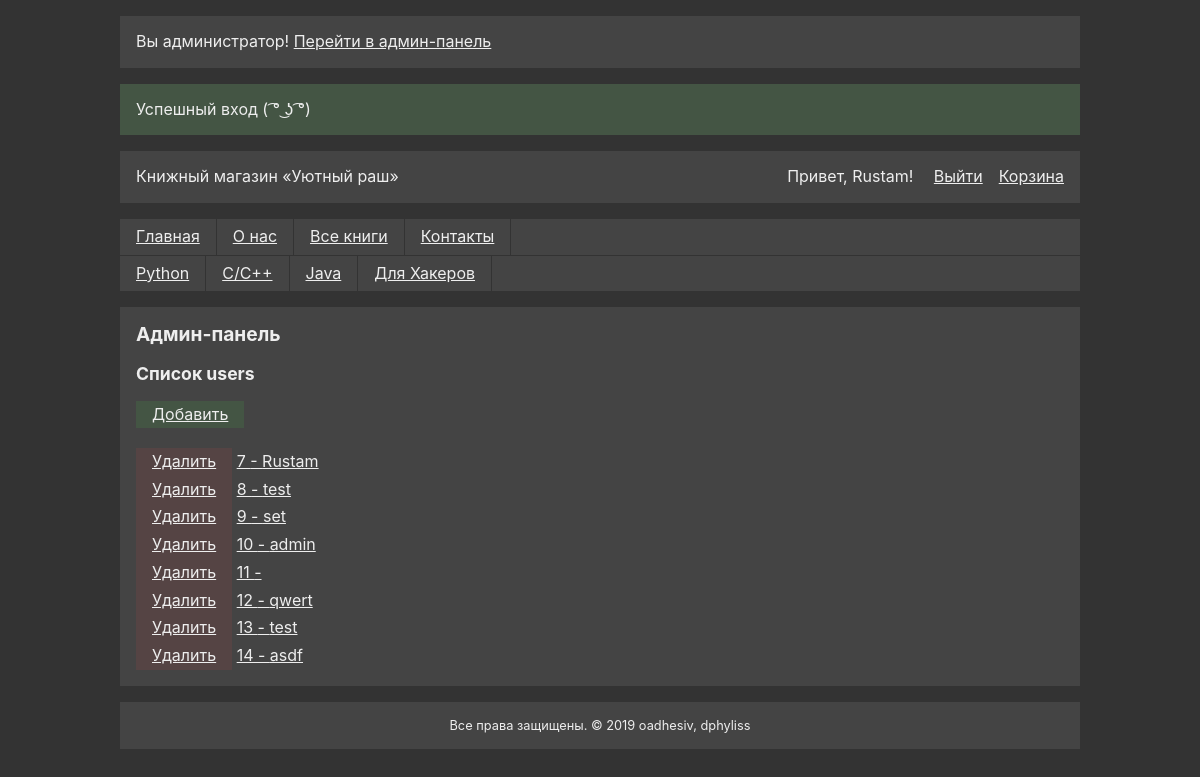
The app's page /admin.php?entity=users&action=list (signed in) with its own data.
### tables this page shows
CREATE TABLE IF NOT EXISTS `category` (
  `id` int(11) NOT NULL AUTO_INCREMENT COMMENT 'ID',
  `short` varchar(16) NOT NULL COMMENT 'Ключ',
  `name` text DEFAULT NULL COMMENT 'Имя',
  `description` text DEFAULT NULL COMMENT 'Описание',
  `created_at` timestamp NOT NULL DEFAULT current_timestamp() COMMENT 'Дата создания',
  `updated_at` timestamp NOT NULL DEFAULT current_timestamp() COMMENT 'Дата изменения',
  `active` int(1) NOT NULL DEFAULT 0 COMMENT 'Статус',
  PRIMARY KEY (`id`),
  UNIQUE KEY `short` (`short`)
);

CREATE TABLE IF NOT EXISTS `users` (
  `id` int(11) NOT NULL AUTO_INCREMENT COMMENT 'ID',
  `type` text NOT NULL DEFAULT 'user' COMMENT 'Тип пользователя',
  `name` text DEFAULT NULL COMMENT 'Имя пользователя',
  `email` text DEFAULT NULL COMMENT 'Электронная почта',
  `password` varchar(128) DEFAULT NULL COMMENT 'Хэш пароля',
  `created_at` timestamp NOT NULL DEFAULT current_timestamp() COMMENT 'Дата создания',
  `updated_at` timestamp NOT NULL DEFAULT current_timestamp() COMMENT 'Дата изменения',
  `active` int(1) NOT NULL DEFAULT 0 COMMENT 'Статус',
  PRIMARY KEY (`id`),
  UNIQUE KEY `email` (`email`) USING HASH
);

### engine/admin.php (the view, shortened to what this page needs)
<?php
function admin_list($DB, $entity) {
  ?>
    <h2 class="page_title_small">Список <?=$entity?></h2>
    <a class="shop_item_basket add" href="/admin.php?entity=<?=$entity?>&action=add">Добавить</a><br><br>
  <?php
  $res = mysqli_query($DB, 'SELECT * FROM `' . $entity . '`');
  while ($row = mysqli_fetch_assoc($res)) {
  ?>
    <a class="shop_item_basket remove" href="/admin.php?entity=<?=$entity?>&action=remove&id=<?=$row['id']?>" onclick="return confirm('Вы уверены? Гораздо лучше просто отключить его показ на сайте.') ? true : false;">Удалить</a>
    <a href="/admin.php?entity=<?=$entity?>&action=edit&id=<?=$row['id']?>"><?=$row['id']?> - <?=$row['name']?></a><br>
  <?php
  }
}
  ?>

### pieces/header.php (shortened to what this page needs)
<?php
$url_category = url_get_category();
?>
<!DOCTYPE html>
<html>
<head>
<link rel="stylesheet" href="/static/style.css">
<link rel="stylesheet" href="/static/desktop.css" media="(min-width: 576px)">
</head>
<body>
<div id="container">
<header id="header">
  <div class="some_block" id="header_top">
    <div id="title">Книжный магазин «Уютный раш»</div>
    <a href="/index.php?action=view&page=basket">Корзина</a>
  </div>
  <navbar class="navigation">
    <a class="nav_link" href="/">Главная</a>
    <a class="nav_link" href="/index.php?action=view&page=about">О нас</a>
    <a class="nav_link" href="/index.php?action=category&category=all">Все книги</a>
    <a class="nav_link" href="/index.php?action=view&page=contacts">Контакты</a>
  </navbar>
  <navbar class="navigation">
    <?php
      $res = get_all($DB, 'category');
      if ($res) {
        while ($row = mysqli_fetch_assoc($res)) {
          $flag = $url_category == $row['short'] ? ' active' : '';
          ?><a class="nav_link<?=$flag?>" href="/index.php?action=category&category=<?=$row['short']?>"><?=$row['name']?></a><?php
        }
      }
    ?>
  </navbar>
</header>
<div class="some_block" id="main">

### static/style.css (style rules this page uses)
* { box-sizing: border-box; }
body { margin: 0; font-family: -apple-system,BlinkMacSystemFont,"Segoe UI",Roboto,"Helvetica Neue",Arial,"Noto Sans",sans-serif,"Apple Color Emoji","Segoe UI Emoji","Segoe UI Symbol","Noto Color Emoji"; background: #333; color: #eee; line-height: 1.231; }
a { color: #eee; text-decoration: underline; }
#container { max-width: 100%; margin: 0 auto; display: grid; grid-row-gap: 1rem; }
#header { display: grid; margin-top: 1rem; }
.some_block { background: #444; padding: 1rem; }
#header_top { display: grid; grid-row-gap: 1rem; }
.navigation { background: #444; display: grid; grid-auto-columns: min-content; grid-auto-flow: column; }
.navigation:first-of-type { margin-top: 1rem; border-bottom: 1px solid #333; }
.nav_link { padding: 0.5rem 1rem; border-right: 1px solid #333; white-space: nowrap; }
.page_title_small { font-size: 1.1rem; margin: 0 0 1rem 0; }
.shop_item_basket { display: inline-block; padding: 0.25rem 1rem; background: #444; }
.shop_item_basket.add { background: #454; }
.shop_item_basket.remove { background: #544; }

### static/desktop.css (style rules this page uses)
@media (min-width: 576px) { #container { max-width: 540px; } }
@media (min-width: 768px) { #container { max-width: 720px; } }
@media (min-width: 768px) { #header_top { grid-template-columns: 1fr min-content min-content; grid-column-gap: 1rem; } }
@media (min-width: 992px) { #container { max-width: 960px; } }

### records on screen
category: name "Python"
category: name "C/C++"
category: name "Java"
category: name "Для Хакеров"
users: id "7", name "Rustam"
users: id "8", name "test"
users: id "9", name "set"
users: id "10", name "admin"
users: id "11"
users: id "12", name "qwert"
users: id "13", name "test"
users: id "14", name "asdf"

### other values on screen
$v['text'] "Успешный вход ( ͡° ͜ʖ ͡°)"
$_SESSION['user']['name'] "Rustam"
$entity "users"
